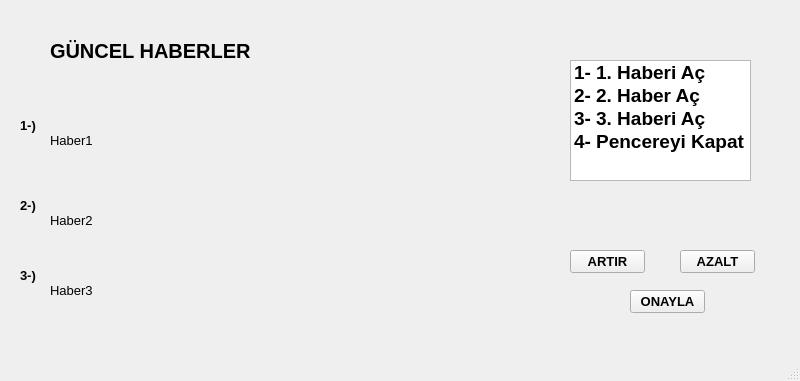
<?xml version="1.0" encoding="UTF-8"?>
<ui version="4.0">
 <class>MainWindow</class>
 <widget class="QMainWindow" name="MainWindow">
  <property name="geometry">
   <rect>
    <x>0</x>
    <y>0</y>
    <width>800</width>
    <height>381</height>
   </rect>
  </property>
  <property name="windowTitle">
   <string>MainWindow</string>
  </property>
  <widget class="QWidget" name="centralwidget">
   <widget class="QListWidget" name="haberList">
    <property name="geometry">
     <rect>
      <x>570</x>
      <y>60</y>
      <width>181</width>
      <height>121</height>
     </rect>
    </property>
    <property name="font">
     <font>
      <pointsize>14</pointsize>
      <weight>75</weight>
      <bold>true</bold>
     </font>
    </property>
    <item>
     <property name="text">
      <string>1- 1. Haberi Aç</string>
     </property>
    </item>
    <item>
     <property name="text">
      <string>2- 2. Haber Aç</string>
     </property>
    </item>
    <item>
     <property name="text">
      <string>3- 3. Haberi Aç</string>
     </property>
    </item>
    <item>
     <property name="text">
      <string>4- Pencereyi Kapat</string>
     </property>
    </item>
   </widget>
   <widget class="QLabel" name="baslikLbl">
    <property name="geometry">
     <rect>
      <x>50</x>
      <y>30</y>
      <width>201</width>
      <height>41</height>
     </rect>
    </property>
    <property name="font">
     <font>
      <pointsize>15</pointsize>
      <weight>75</weight>
      <bold>true</bold>
     </font>
    </property>
    <property name="text">
     <string>GÜNCEL HABERLER</string>
    </property>
   </widget>
   <widget class="QLabel" name="haber1Lbl">
    <property name="geometry">
     <rect>
      <x>50</x>
      <y>110</y>
      <width>471</width>
      <height>61</height>
     </rect>
    </property>
    <property name="font">
     <font>
      <pointsize>10</pointsize>
     </font>
    </property>
    <property name="text">
     <string>Haber1</string>
    </property>
   </widget>
   <widget class="QLabel" name="haber2Lbl">
    <property name="geometry">
     <rect>
      <x>50</x>
      <y>190</y>
      <width>471</width>
      <height>61</height>
     </rect>
    </property>
    <property name="font">
     <font>
      <pointsize>10</pointsize>
     </font>
    </property>
    <property name="text">
     <string>Haber2</string>
    </property>
   </widget>
   <widget class="QLabel" name="haber3Lbl">
    <property name="geometry">
     <rect>
      <x>50</x>
      <y>260</y>
      <width>471</width>
      <height>61</height>
     </rect>
    </property>
    <property name="font">
     <font>
      <pointsize>10</pointsize>
     </font>
    </property>
    <property name="text">
     <string>Haber3</string>
    </property>
   </widget>
   <widget class="QLabel" name="label">
    <property name="geometry">
     <rect>
      <x>20</x>
      <y>110</y>
      <width>47</width>
      <height>31</height>
     </rect>
    </property>
    <property name="font">
     <font>
      <pointsize>10</pointsize>
      <weight>75</weight>
      <bold>true</bold>
     </font>
    </property>
    <property name="text">
     <string>1-)</string>
    </property>
   </widget>
   <widget class="QLabel" name="label_2">
    <property name="geometry">
     <rect>
      <x>20</x>
      <y>190</y>
      <width>47</width>
      <height>31</height>
     </rect>
    </property>
    <property name="font">
     <font>
      <pointsize>10</pointsize>
      <weight>75</weight>
      <bold>true</bold>
     </font>
    </property>
    <property name="text">
     <string>2-)</string>
    </property>
   </widget>
   <widget class="QLabel" name="label_3">
    <property name="geometry">
     <rect>
      <x>20</x>
      <y>260</y>
      <width>47</width>
      <height>31</height>
     </rect>
    </property>
    <property name="font">
     <font>
      <pointsize>10</pointsize>
      <weight>75</weight>
      <bold>true</bold>
     </font>
    </property>
    <property name="text">
     <string>3-)</string>
    </property>
   </widget>
   <widget class="QLabel" name="newsCountLbl">
    <property name="geometry">
     <rect>
      <x>620</x>
      <y>180</y>
      <width>71</width>
      <height>71</height>
     </rect>
    </property>
    <property name="font">
     <font>
      <pointsize>20</pointsize>
      <weight>75</weight>
      <bold>true</bold>
     </font>
    </property>
    <property name="text">
     <string/>
    </property>
    <property name="alignment">
     <set>Qt::AlignCenter</set>
    </property>
   </widget>
   <widget class="QPushButton" name="haberArtirBtn">
    <property name="geometry">
     <rect>
      <x>570</x>
      <y>250</y>
      <width>75</width>
      <height>23</height>
     </rect>
    </property>
    <property name="font">
     <font>
      <pointsize>10</pointsize>
      <weight>75</weight>
      <bold>true</bold>
     </font>
    </property>
    <property name="text">
     <string>ARTIR</string>
    </property>
   </widget>
   <widget class="QPushButton" name="haberAzaltBtn">
    <property name="geometry">
     <rect>
      <x>680</x>
      <y>250</y>
      <width>75</width>
      <height>23</height>
     </rect>
    </property>
    <property name="font">
     <font>
      <pointsize>10</pointsize>
      <weight>75</weight>
      <bold>true</bold>
     </font>
    </property>
    <property name="text">
     <string>AZALT</string>
    </property>
   </widget>
   <widget class="QPushButton" name="haberOnaylaBtn">
    <property name="geometry">
     <rect>
      <x>630</x>
      <y>290</y>
      <width>75</width>
      <height>23</height>
     </rect>
    </property>
    <property name="font">
     <font>
      <pointsize>10</pointsize>
      <weight>75</weight>
      <bold>true</bold>
     </font>
    </property>
    <property name="text">
     <string>ONAYLA</string>
    </property>
   </widget>
  </widget>
  <widget class="QMenuBar" name="menubar">
   <property name="geometry">
    <rect>
     <x>0</x>
     <y>0</y>
     <width>800</width>
     <height>21</height>
    </rect>
   </property>
  </widget>
  <widget class="QStatusBar" name="statusbar"/>
 </widget>
 <resources/>
 <connections/>
</ui>
